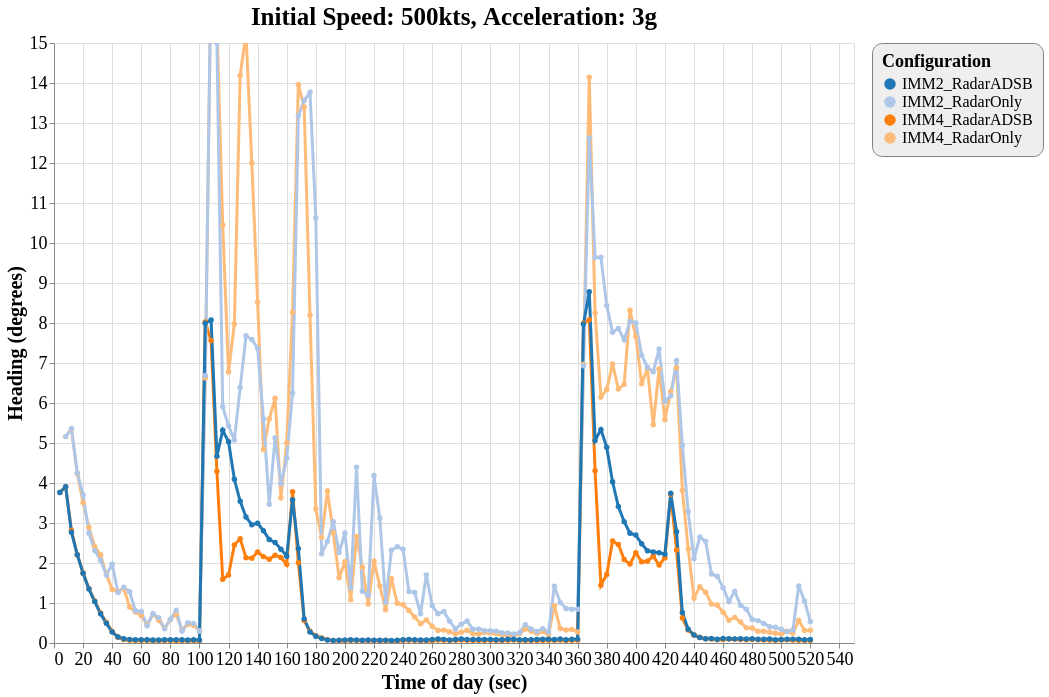

The Vega-Lite source for this figure:
### Vega-Lite specification from a JSON file in a GitHub repository (floating-point values rounded to 4 significant figures; data arrays with more than 128 entries replaced by an {"elided": "..."} marker saying what was removed)
{"config": {"view": {"continuousWidth": 800, "continuousHeight": 600}, "axisX": {"labelFontSize": 18, "titleFontSize": 20}, "axisY": {"labelFontSize": 18, "titleFontSize": 20}, "font": "Times New Roman", "legend": {"cornerRadius": 10, "fillColor": "#EEEEEE", "labelFontSize": 16, "padding": 10, "strokeColor": "gray", "titleFontSize": 18}, "title": {"fontSize": 25}}, "data": {"name": "data-9e23ffd5dd1a48ee2ccf6b9c7861a84d"}, "mark": {"type": "line", "point": true, "strokeWidth": 3}, "encoding": {"color": {"type": "ordinal", "field": "config", "scale": {"scheme": "category20"}, "title": "Configuration"}, "x": {"type": "quantitative", "field": "time", "title": "Time of day (sec)"}, "y": {"type": "quantitative", "field": "rmse_hdg", "scale": {"domain": [0, 15], "zero": false}, "title": "Heading (degrees)"}}, "selection": {"selector034": {"type": "interval", "bind": "scales", "encodings": ["x", "y"]}}, "title": "Initial Speed: 500kts, Acceleration: 3g", "$schema": "https://vega.github.io/schema/vega-lite/v4.8.1.json", "datasets": {"data-9e23ffd5dd1a48ee2ccf6b9c7861a84d": {"elided": "518 records"}}}
